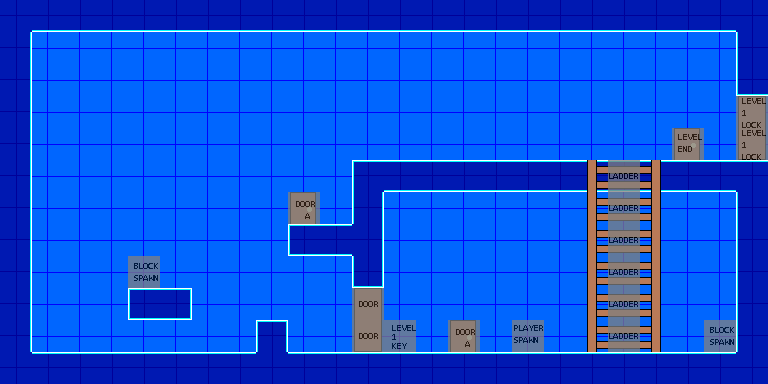

This game map was drawn from its Tiled (.tmx) file and the tilesets committed beside it. A one-line description and the trimmed map source follow:
An orthogonal 24x12 tile map with 32x32 px tiles, 4 tile layers (background, floor, foreground, event).

<map version="1.0" orientation="orthogonal" width="24" height="12" tilewidth="32" tileheight="32">
 <tileset firstgid="1" source="tileset-2.tsx" />
 <layer name="background" width="24" height="12">
  <data>[288 cells, 288 non-empty, 1 distinct tile ids]</data>
 </layer>
 <layer name="floor" width="24" height="12">
  <data>[288 cells, 90 non-empty, 15 distinct tile ids]</data>
 </layer>
 <layer name="foreground" width="24" height="12">
  <data>[288 cells, 21 non-empty, 4 distinct tile ids]</data>
 </layer>
 <layer name="event" width="24" height="12" opacity="0.75">
  <data>[288 cells, 17 non-empty, 8 distinct tile ids]</data>
 </layer>
</map>